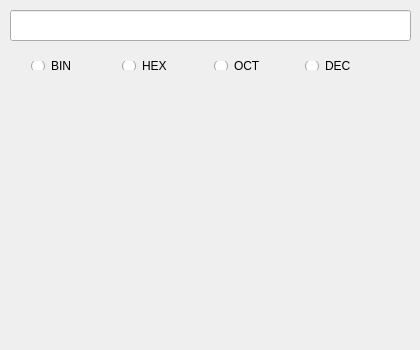
<?xml version="1.0" encoding="UTF-8"?>
<ui version="4.0">
 <class>Converter</class>
 <widget class="QWidget" name="Converter">
  <property name="geometry">
   <rect>
    <x>0</x>
    <y>0</y>
    <width>420</width>
    <height>350</height>
   </rect>
  </property>
  <property name="windowTitle">
   <string>KONVERTOR 3000</string>
  </property>
  <widget class="QLineEdit" name="lineEdit">
   <property name="geometry">
    <rect>
     <x>10</x>
     <y>10</y>
     <width>401</width>
     <height>31</height>
    </rect>
   </property>
   <property name="layoutDirection">
    <enum>Qt::LeftToRight</enum>
   </property>
   <property name="alignment">
    <set>Qt::AlignRight|Qt::AlignTrailing|Qt::AlignVCenter</set>
   </property>
  </widget>
  <widget class="QWidget" name="horizontalLayoutWidget">
   <property name="geometry">
    <rect>
     <x>20</x>
     <y>50</y>
     <width>381</width>
     <height>31</height>
    </rect>
   </property>
   <layout class="QHBoxLayout" name="horizontalLayout">
    <property name="spacing">
     <number>6</number>
    </property>
    <property name="sizeConstraint">
     <enum>QLayout::SetDefaultConstraint</enum>
    </property>
    <item>
     <widget class="QRadioButton" name="radioButton_4">
      <property name="text">
       <string>BIN</string>
      </property>
     </widget>
    </item>
    <item>
     <widget class="QRadioButton" name="radioButton_3">
      <property name="text">
       <string>HEX</string>
      </property>
     </widget>
    </item>
    <item>
     <widget class="QRadioButton" name="radioButton_2">
      <property name="layoutDirection">
       <enum>Qt::LeftToRight</enum>
      </property>
      <property name="text">
       <string>OCT</string>
      </property>
     </widget>
    </item>
    <item>
     <widget class="QRadioButton" name="radioButton">
      <property name="layoutDirection">
       <enum>Qt::LeftToRight</enum>
      </property>
      <property name="text">
       <string>DEC</string>
      </property>
     </widget>
    </item>
   </layout>
  </widget>
 </widget>
 <layoutdefault spacing="6" margin="11"/>
 <resources/>
 <connections/>
</ui>
